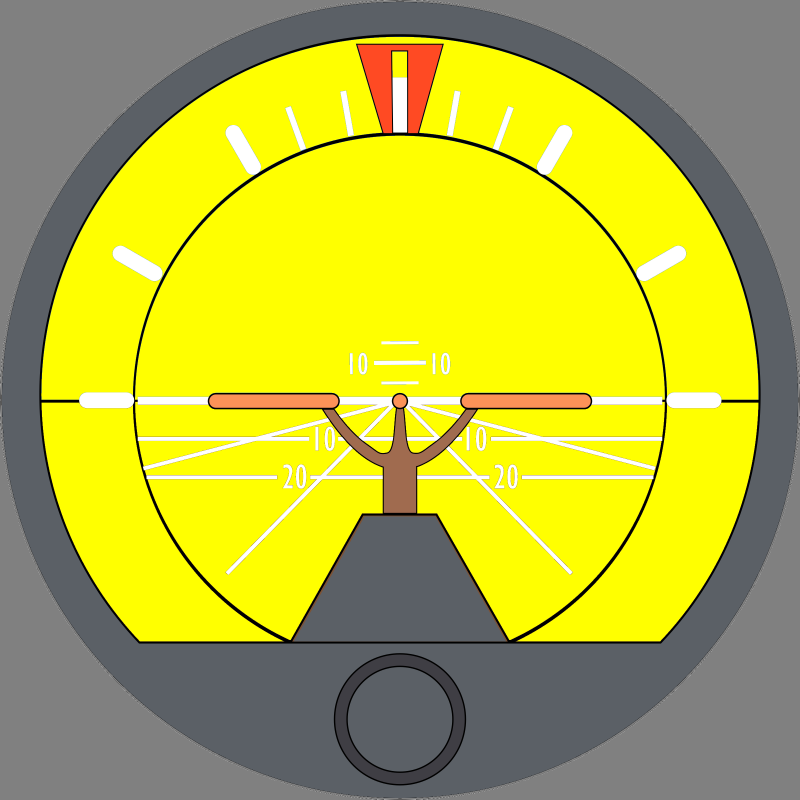
#> input picture 上位机程序/加油杆/GyroIndicator.png, 2400 x 2400 px (shown at 1/3 size)
$ python Gyro.py
#> lines starting #> are read from the running program, lines starting #| are printed output that depends on the picture; pictures that were not available may be replaced by others from this repository, and a replacement may not be noted
import cv2
import numpy as np
import math


class gyro_indicator(object):
    def __init__(self, width):
#> called with width = 300
        self.__gyro = cv2.imread("GyroIndicator.png")
        self.__shape = (self.__gyro.shape[0], self.__gyro.shape[1])
        self.__width = width

        # inner mask
        mask = np.logical_and(np.logical_and(self.__gyro[:, :, 0] == 0x0, self.__gyro[:, :, 1] == 0xFF),
                              self.__gyro[:, :, 2] == 0xFF)
        self.__mask_inner = np.zeros((self.__shape[0], self.__shape[1]), dtype=np.uint8)
        self.__mask_inner[np.where(mask)] = 0xFF

        # outer mask
        resized_gyro = cv2.resize(self.__gyro, (width, width))
        mask = np.logical_and(np.logical_and(resized_gyro[:, :, 0] == 0x80, resized_gyro[:, :, 1] == 0x80),
                              resized_gyro[:, :, 2] == 0x80)
        self.__mask_outer = np.zeros((width, width), dtype=np.uint8)
        self.__mask_outer[np.where(mask)] = 0xFF

        self.__gyro = cv2.bitwise_and(self.__gyro, self.__gyro, mask=cv2.bitwise_not(self.__mask_inner))

    def get_image(self, pitch, roll, width=None):
        roll *= 1.65

        sky_ground = np.zeros((self.__shape[0], self.__shape[1], 3), dtype=np.uint8)
        sky_ground[:, :, 0] = 196
        sky_ground[:, :, 1] = 147
        sky_ground[:, :, 2] = 91

        raw_w = self.__shape[1]
        raw_h = self.__shape[0]
        center = (int(raw_w / 2), int(raw_h / 2 - (1200 - 1085) * pitch / 10.0))

        x = int(raw_w / 2)
        y = int(x * math.sin(roll * math.pi / 180.0))
        p1 = (center[0] - x, center[1] + y)
        p2 = (center[0] + x - 1, center[1] - y)
        poly = np.array((p1, p2, (raw_w - 1, raw_h - 1), (0, raw_h - 1)))
        cv2.fillConvexPoly(sky_ground, poly, color=(50, 82, 125))

        gyro = cv2.bitwise_and(self.__gyro, self.__gyro, mask=cv2.bitwise_not(self.__mask_inner))
        sky_ground = cv2.bitwise_and(sky_ground, sky_ground, mask=self.__mask_inner)
        image = cv2.add(gyro, sky_ground)

        return image if width is None else cv2.resize(image, (width, width))

    def draw_on_screen(self, pitch, roll, screen, left, top):
        gyro = self.get_image(pitch, roll, self.__width)

        bk_img = screen[top: top + self.__width, left: left + self.__width, :]
        bk_img = cv2.bitwise_and(bk_img, bk_img, mask=self.__mask_outer)
        gyro = cv2.bitwise_and(gyro, gyro, mask=cv2.bitwise_not(self.__mask_outer))

        img = cv2.add(bk_img, gyro)
        screen[top: top + self.__width, left: left + self.__width, :] = img[:, :, :]


if __name__ == '__main__':
    gyro = gyro_indicator(300)
    bkimg = cv2.imread("IMG_6140.jpg")
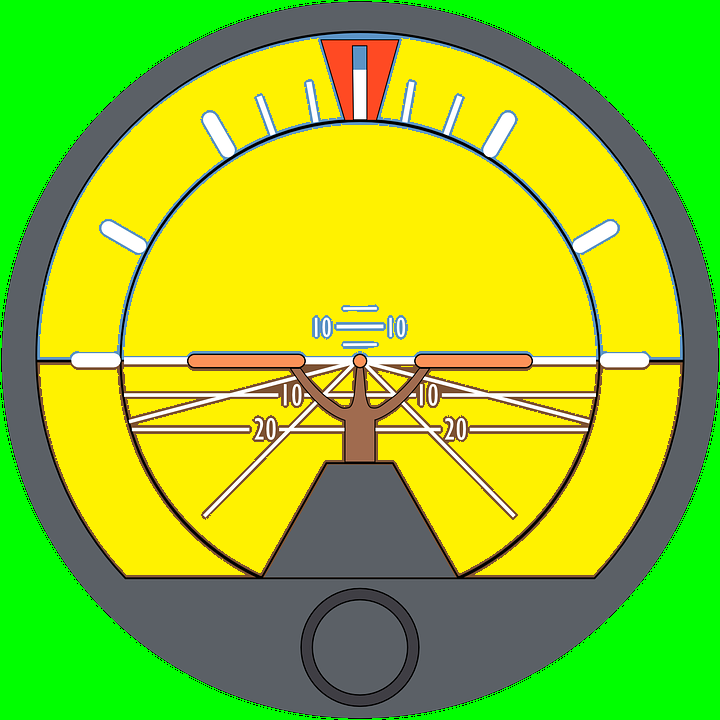
#> input picture 上位机程序/加油杆/Gyro.png, 720 x 720 px, given in place of IMG_6140.jpg, which was not available
#> bkimg is the input picture: shape (720, 720, 3); mean B, G, R 36.8, 197, 147.8
    bkimg = cv2.resize(bkimg, (2048, int(bkimg.shape[0] * 2048 / bkimg.shape[1])))
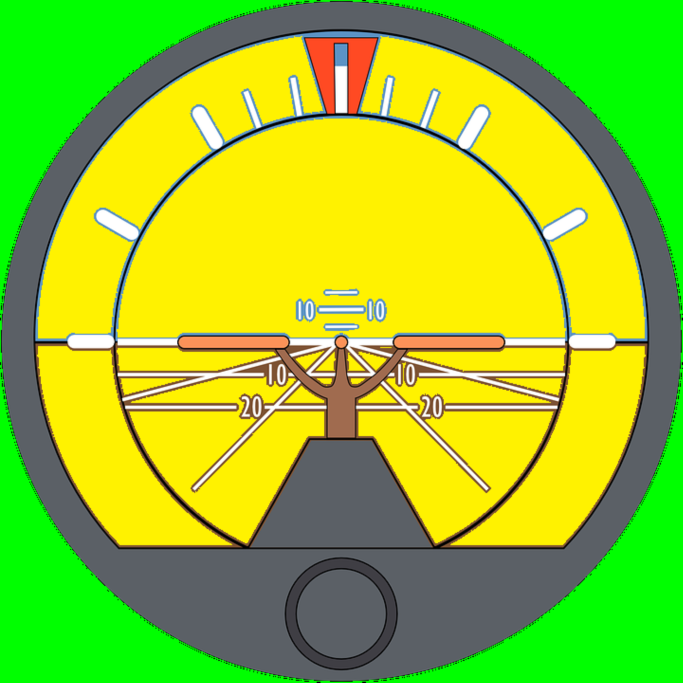
#> bkimg: shape (2048, 2048, 3) (shown at 1/3 size); mean B, G, R 36.8, 197, 147.8
    gyro.draw_on_screen(pitch=5, roll=20, screen=bkimg, left=100, top=100)
#> in get_image, `cv2.fillConvexPoly(sky_ground, poly, color=(50, 82, 125))`:
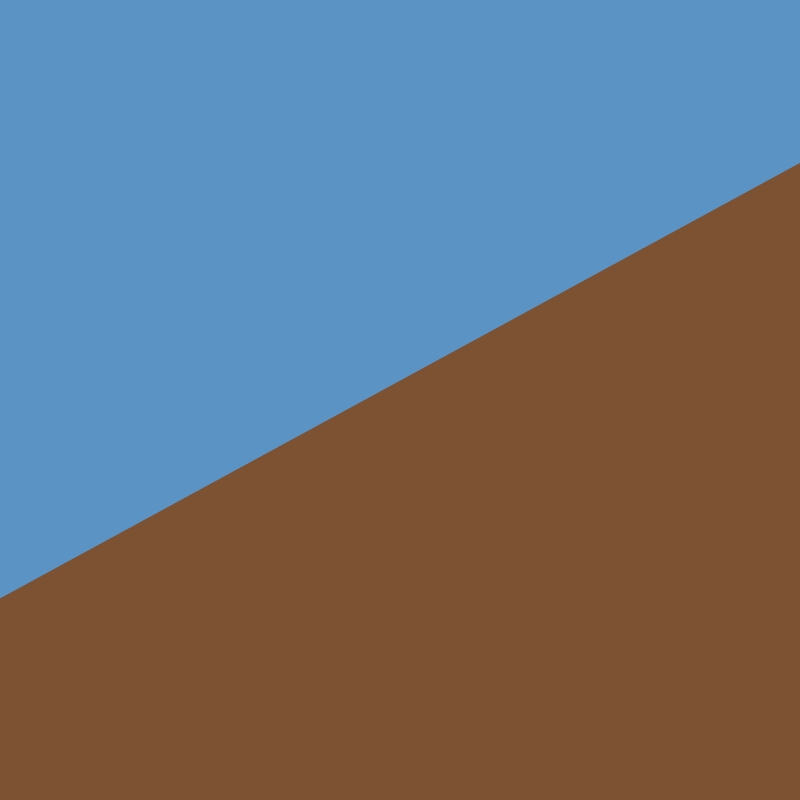
#> sky_ground: shape (2400, 2400, 3) (shown at 1/3 size); mean of channels 0, 1, 2 119.5, 112.9, 108.8; drawn as B, G, R
#> in get_image, `image = cv2.add(gyro, sky_ground)`:
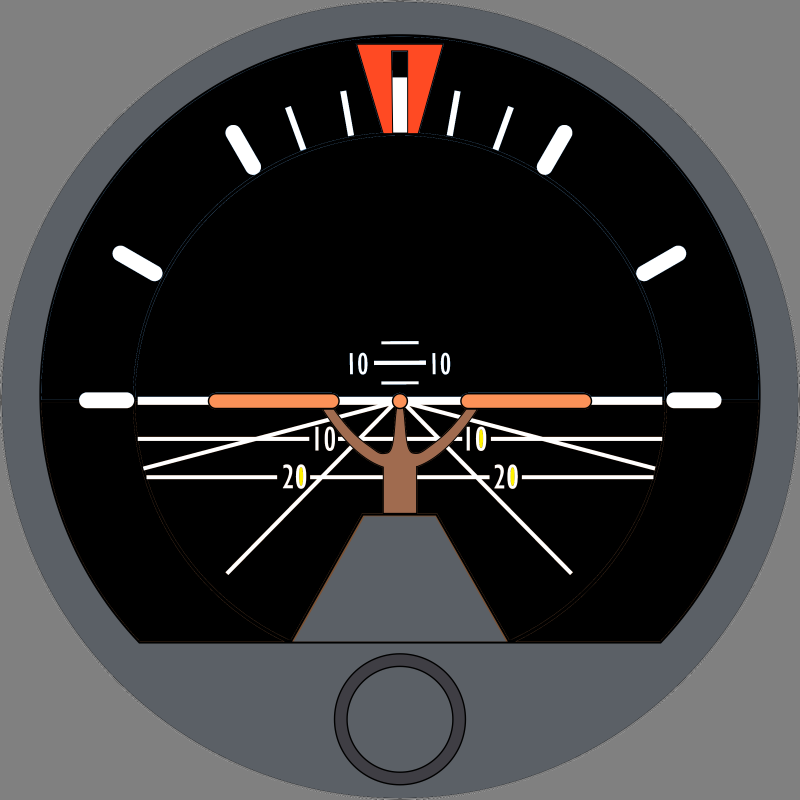
#> gyro: shape (2400, 2400, 3) (shown at 1/3 size); mean of channels 0, 1, 2 59.9, 59.3, 60.3; drawn as B, G, R
#> in draw_on_screen, `bk_img = screen[top: top + self.__width, left: left + self.__width, :]`:
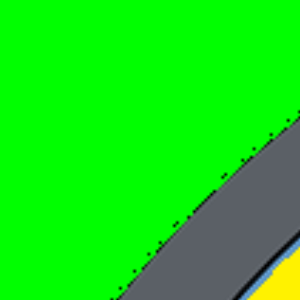
#> bk_img: shape (300, 300, 3); mean B, G, R 18.7, 224.6, 20.3
#> in draw_on_screen, `bk_img = cv2.bitwise_and(bk_img, bk_img, mask=self.__mask_outer)`:
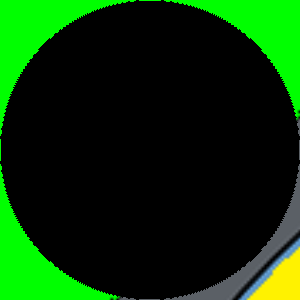
#> bk_img: shape (300, 300, 3); mean B, G, R 4.1, 48.8, 7.3
#> in draw_on_screen, `img = cv2.add(bk_img, gyro)`:
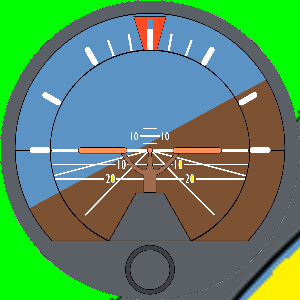
#> img: shape (300, 300, 3); mean B, G, R 100.3, 137.7, 90.7

    cv2.imshow("", bkimg)
    cv2.waitKey()
